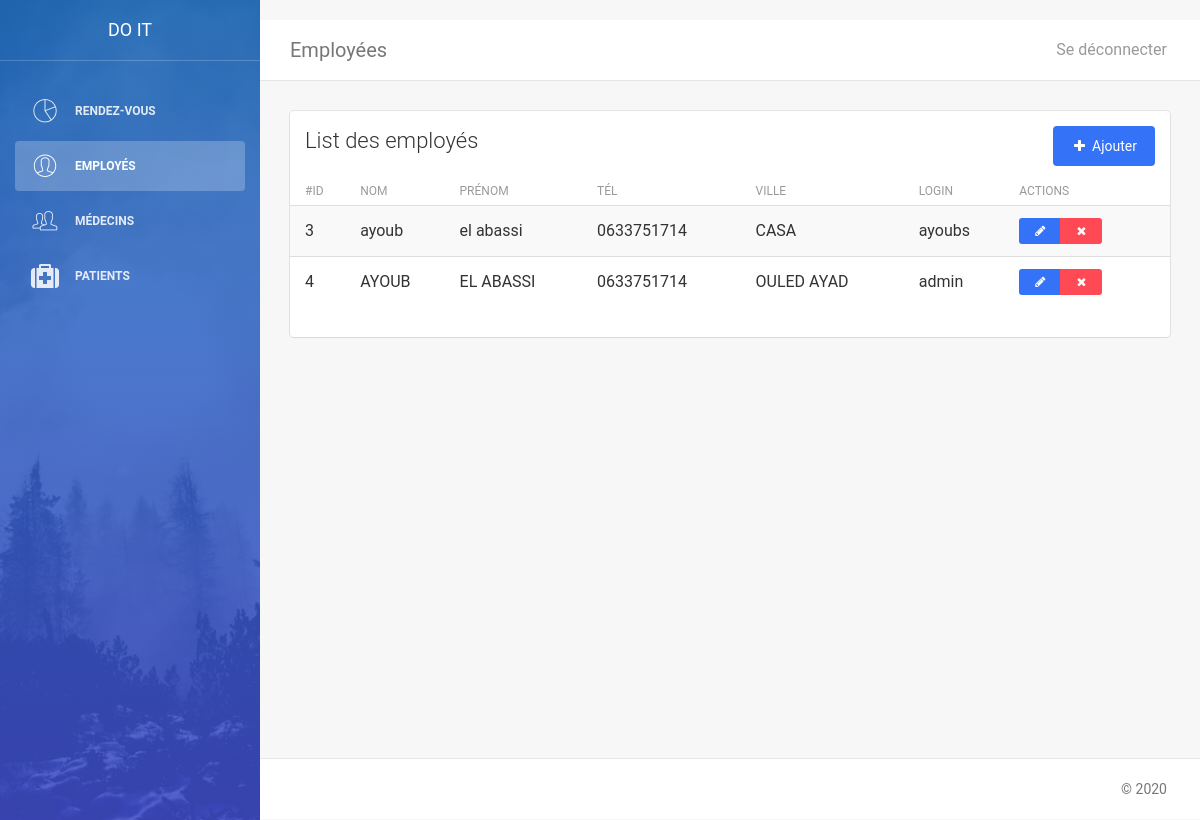
Page /pages/employee.php (signed in) on the committed database.
### tables this page shows
CREATE TABLE IF NOT EXISTS `employee` (
  `id` bigint(20) NOT NULL AUTO_INCREMENT,
  `first_name` varchar(50) NOT NULL,
  `last_name` varchar(50) NOT NULL,
  `email` varchar(100) NOT NULL,
  `address` varchar(255) DEFAULT NULL,
  `phone` varchar(20) DEFAULT NULL,
  `city` varchar(30) DEFAULT NULL,
  `zip` varchar(10) DEFAULT NULL,
  `login` varchar(50) NOT NULL,
  `password` varchar(255) NOT NULL,
  `doctor_fk` bigint(20) DEFAULT NULL,
  PRIMARY KEY (`id`),
  UNIQUE KEY `email` (`email`),
  UNIQUE KEY `login` (`login`),
  KEY `doctor_employee_fk` (`doctor_fk`),
  CONSTRAINT `doctor_employee_fk` FOREIGN KEY (`doctor_fk`) REFERENCES `doctor` (`id`)
);

### utils/DbUtils.php (called while the page is built, shortened)
<?php
class DbUtils
{
    public static function getConnection()
    {
        $con = new PDO("mysql:host=" . AppConstants::$host . ";" . "dbname=" . AppConstants::$database, AppConstants::$username, AppConstants::$password);
        return $con;
    }
    public function executeQuery($query)
    {
        $pdo = self::getConnection();
        return $pdo->query($query);
    }
}

### domain/Employee.php (called while the page is built, shortened)
<?php
require_once __DIR__ . "/../utils/DbUtils.php";
class Employee
{
    public static function findAllEmployees()
    {
        $dbUtils = new DbUtils();
        $query = "select * from employee;";
        $stmt = $dbUtils->executeQuery($query);
        $employees = [];
        while ($row = $stmt->fetch()) {
            $employee = new Employee();
            $employee->id = $row["id"];
            $employee->firstName = $row["first_name"];
            $employee->lastName = $row["last_name"];
            $employee->email = $row["email"];
            $employee->phone = $row["phone"];
            $employee->password = $row["password"];
            $employee->city = $row["city"];
            $employee->login = $row["login"];
            $employee->address = $row["address"];
            $employee->zip = $row["zip"];
            $employee->doctor = $row["doctor_fk"];
            $employees[] = $employee;
        }
        return $employees;
    }
}
?>

### pages/employee.php (the view, shortened to what this page needs)
<?php
require_once __DIR__ . "/../domain/Employee.php";
$content = '<div class="row">
                    <script>
                        function deleteEmploye(employeId) {
                            var deleteBtn=document.getElementById("btnDelete");
                            deleteBtn.setAttribute("href", "employee.php?id="+employeId);
                        }
                    </script>
                    <div class="col-md-12">
                        <div class="card">
                            <div class="header">
                                <div class="d-inline-block">
                                    <h4 class="title">List des employés</h4>
                                </div>
                                <div class="d-inline-block pull-right">
                                    <a href="majemployee.php">
                                        <button class="btn btn-fill btn-primary">
                                            <span class="fa fa-plus"></span>
                                            <span>Ajouter</span>
                                        </button>
                                    </a>
                                </div>
                            </div>
                            <div class="content table-responsive table-full-width">
                                <table class="table table-hover table-striped">
                                    <thead>
                                    <tr>
                                        <th>#ID</th>
                                        <th>Nom</th>
                                        <th>Prénom</th>
                                        <th>Tél</th>
                                        <th>Ville</th>
                                        <th>Login</th>
                                        <th>Actions</th>
                                    </tr>
                                    </thead>
                                    <tbody>';
$employees = Employee::findAllEmployees();
foreach ($employees as $emp) {
    $content .= "<tr>
                <td>$emp->id</td>
                <td>$emp->firstName</td>
                <td>$emp->lastName</td>
                <td>$emp->phone</td>
                <td>$emp->city</td>
                <td>$emp->login</td>
                <td>
                    <div class='btn-group'>
                        <a href='majemployee.php?id=$emp->id'  class='btn btn-sm btn-primary btn-fill'>
                            <span class='fa fa-pencil'></span>
                        </a>
                        <button class='btn btn-sm btn-danger btn-fill' data-toggle=\"modal\" data-target='#exampleModal' onclick='deleteEmploye($emp->id)'>
                        <span class='fa fa-times'></span>
                        </button>
                    </div>
                </td>
            </tr>
            ";
}
$content .= "
</tbody>
</table>
</div>
</div>
</div>
</div>
";
include './layout/master.php';
?>

### assets/css/demo.css (style rules this page uses)
.d-inline-block { display: inline-block; }

### rows in the picture
employee: id "3", first_name "ayoub", last_name "el abassi", phone "0633751714", city "CASA", login "ayoubs"
employee: id "4", first_name "AYOUB", last_name "EL ABASSI", phone "0633751714", city "OULED AYAD", login "admin"

### other values in the picture
$title "Employées"
